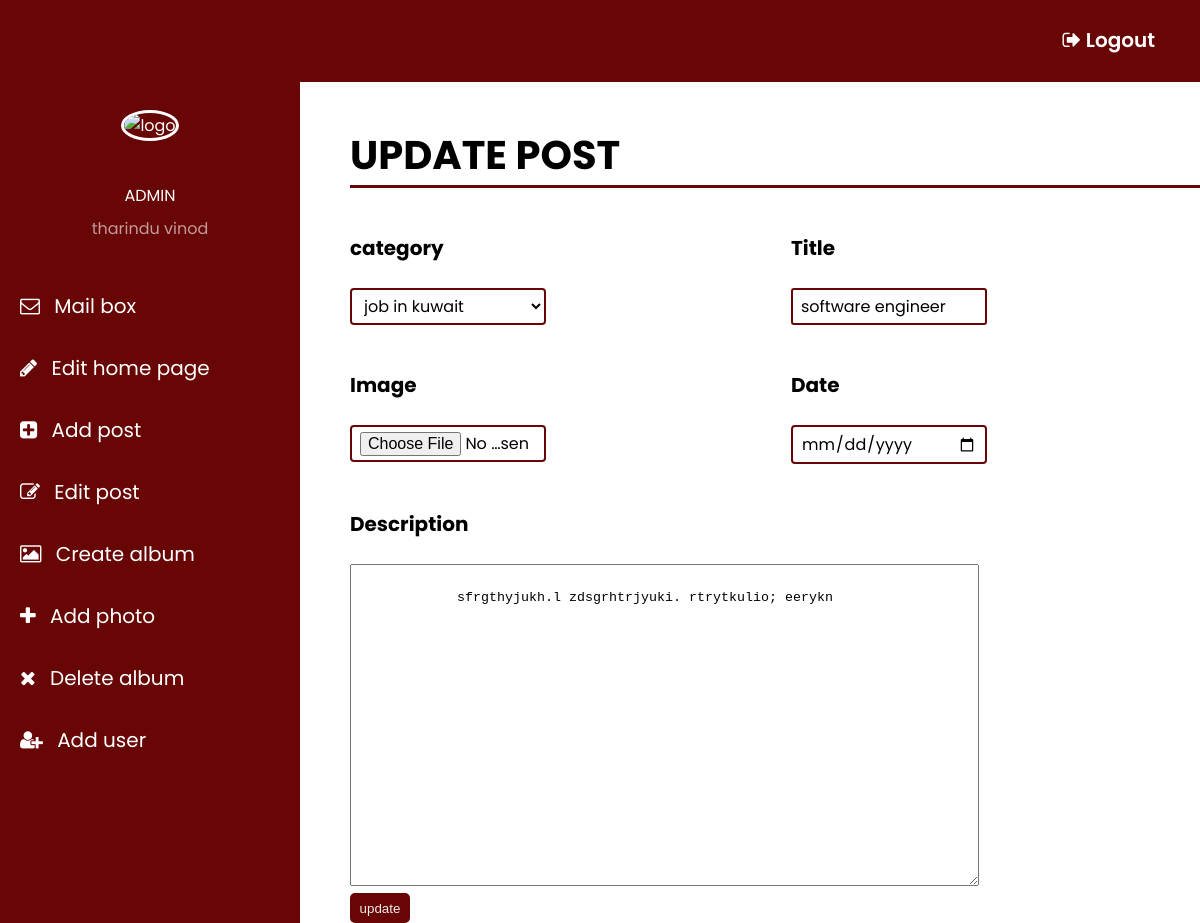
The app's page /update.php?id=33 (signed in) with its own data.
### tables this page shows
CREATE TABLE `events` (
  `event_id` int(11) NOT NULL,
  `category` varchar(255) NOT NULL,
  `title` varchar(255) NOT NULL,
  `date` date DEFAULT NULL,
  `description` text DEFAULT NULL,
  `image` varchar(255) DEFAULT NULL,
  `c_date` date NOT NULL DEFAULT current_timestamp(),
  `pdf` varchar(255) DEFAULT NULL
);

### update.php (the view, shortened to what this page needs)
<?php include 'home.php';?>
<div class="data hold">
      <h1>UPDATE POST</h1>
      <?php include 'db_conn.php';
$user_id =$_GET['id'];
$users = "SELECT * FROM events WHERE event_id='$user_id'";
$user_query = mysqli_query($conn,$users);
if(mysqli_num_rows($user_query) > 0){
    foreach($user_query as $event){
            ?>
 <form id="add" action="postupdate.php" method="POST" enctype="multipart/form-data">
    <div class="row">
        <div class="col-50">
          <label class="cat">category</label>
          <?php
          $sql = "select distinct category from events ";
          $re_result = mysqli_query($conn,$sql);
          echo "<select name='cate'>";
            while($row = mysqli_fetch_assoc($re_result)){
                echo "<option value=$row[category]>$row[category]</option>";
            };
          echo
          "</select>" ;
          ?>
        </div>
        <div class="col-50">
          <label class="inputs">Title</label>
          <input type="text" id="title" name="title" value="<?=$event['title'];?>"/>
        </div>
      </div>
      <div class="row">
        <div class="col-50">
          <label class="inputs">Image</label>
          <input type="file" accept="image/*" id="image" name="image" />
        </div>
        <div class="col-50">
            <label class="inputs">Date</label>
            <input type="date" placeholder="date" id="date" name="date" value="<?=$event['date'];?>" />
        </div>
      </div>
      <div class="row">
        <div class="col-75">
            <label class="inputs">Description</label>
            <textarea type="text" placeholder="" id="description" name="description" rows="20" ><?=$event['description'];?>
            </textarea>
        </div>
      </div>
      <div class="">
       <button id="update" type="update"  name="update">update</button>
        </div>
</form>
<?php
}
}else{
?>
<?php
}
?>
    </div>

### home.php (style rules this page uses)
* { padding: 0; margin: 0; text-decoration: none; list-style: none; box-sizing: border-box; }
body { font-family: 'Poppins', sans-serif; }
.data { background: white; height: 100vh; padding-left: 300px; padding-top:85px; background-size: fixed; background-repeat: no-repeat; transition: 0.5s; }
label { line-height: 80px; font-size: 30px; color: white; font-weight: 200; margin-left: 50px; cursor: pointer; }

### update.php (style rules this page uses)
.data { background: gray; height: 100vh; padding-left: 350px; padding-top:85px; transition: 0.5s; background:repeat scroll; }
input,select { width: 48%; font-size: 16px; font-size: Max(16px, 1em); font-family: inherit; padding: 0.25em 0.5em; background-color: #fff; border: 2px solid rgba(104,5,5); border-radius: 4px; transition: 180ms box-shadow ease-in-out; }
h1 { border-bottom:3px solid rgb(104,5,5); margin-top: 40px; font-size:40px; }
.row { display: -ms-flexbox; display: flex; -ms-flex-wrap: wrap; flex-wrap: wrap; margin: 0 -16px; }
.col-50 { -ms-flex: 50%; flex: 50%; }
.col-75 { -ms-flex: 75%; flex: 75%; }
.col-25, .col-50, .col-75 { padding: 0 16px; }
input[type=text] { border-radius: 3px; }
textarea { width: 74%; padding:10px; font-weigth:bold: }
label { margin-top: 20px; display: block; font-size:20px; }
.inputs,.cat { color: black; margin-left: 0px; font-weight:bold; }
button { width: 60px; height: 30px; padding: 5px; background: rgba(104,5,5); color: rgb(241, 237, 237); border-radius: 5px; border: none; }

### records on screen
events: title "software engineer", description "sfrgthyjukh.l zdsgrhtrjyuki. rtrytkulio; eerykn"

### other values on screen
$_SESSION['name'] "tharindu vinod"
form field cate "job in kuwait"
